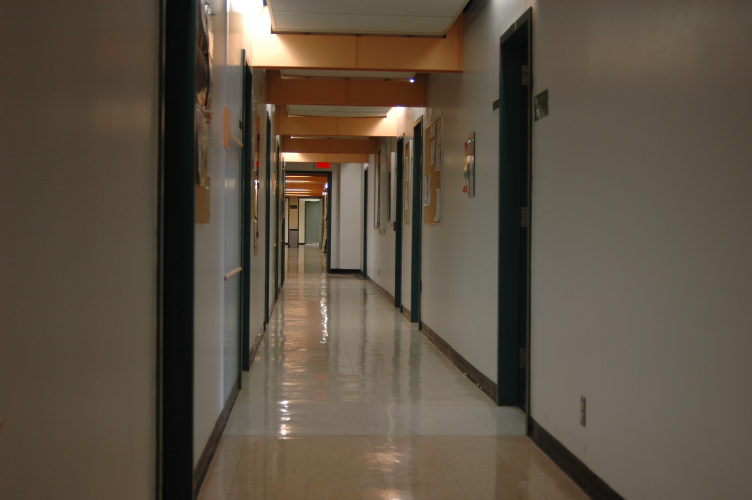
#> input picture A4/Q4/hallway1.jpg, 1504 x 1000 px (shown at 1/2 size); its folder holds 3 pictures in this run
$ python q4.py
#> lines starting #> are read from the running program, lines starting #| are printed output that depends on the picture
import cv2
import numpy as np
from numpy import linalg as LA
import matplotlib.pyplot as plt
import mplcursors


# [37 lines left out: function get_points_selected, not called in this run]


def show_points(img1, img2, points_1, points_2):
    fig = plt.figure(figsize=(12, 4), constrained_layout=True)
    ax = [None for _ in range(2)]

    ax[0] = fig.add_subplot(1, 2, 1)
    ax[0].imshow(img1, cmap='gray')
    for point in points_1:
        ax[0].plot(point[0], point[1], 'rs')

    ax[1] = fig.add_subplot(1, 2, 2)
    ax[1].imshow(img2, cmap='gray')
    for point in points_2:
        ax[1].plot(point[0], point[1], 'rs')
    plt.show()


def matrix_for_point(point1, point2):
    '''Given a pair of point, produce a 2 x 9 matrix.
        x, y, 1, 0, 0, 0, -x'x, -x'y, -x'
        0, 0, 0, x, y, 1, -y'x, -y'y, -y'
    '''
    # return the matrix A based on formula
    res = np.array([[point1[0], point1[1], 1, 0, 0, 0, -point2[0] * point1[0], -point2[0] * point1[1], -point2[0]],
                    [0, 0, 0, point1[0], point1[1], 1, -point2[1] * point1[0], -point2[1] * point1[1], -point2[1]]])
    return res


def calculate_homography_matrix(points_1, points_2):
    '''Given two groups of points to estimate h matrix
    '''
    # Make sure that the number of points in 2 groups are the same
    assert len(points_1) == len(points_2), "Number of points must be the same"
    length = len(points_1)
    # Stack the matrix vertically
    A_matrix = np.array([[]]).reshape((0, 9))
    for i in range(length):
        point_matrix = matrix_for_point(points_1[i], points_2[i])
        A_matrix = np.vstack((A_matrix, point_matrix))
    # Get the eigenvector associated with the smallest eigenvalue
    m = np.matmul(A_matrix.T, A_matrix)
    w, v = LA.eig(m)
    smallest_index = np.argmin(np.abs(w))
    # Get the eigenvector of the smallest eigenvalue
    h = v[:, smallest_index].reshape((3, 3))
    return h


def illustrate_effect(shape_1, m):
    h, w = shape_1

    white = np.zeros((h * 2, w * 2), dtype=np.uint8)
    white[250: 250 + h, 500: 500 + w] = 255
    warped = cv2.warpPerspective(white, m, (w * 2, h * 2))
    fig = plt.figure(figsize=(12, 4), constrained_layout=True)
    ax = [None for _ in range(2)]

    ax[0] = fig.add_subplot(1, 2, 1)
    ax[0].imshow(white, cmap='gray')

    ax[1] = fig.add_subplot(1, 2, 2)
    ax[1].imshow(warped, cmap='gray')
    plt.show()


def homogeneous_transformation(points, h):
    '''Given a list of points, return the points after
        homogeneous transformation
    '''
    result_point = []
    for point in points:
        assert len(point) == 2, "Point has to be defined in 2D"
        # Use formula from slide to calculate the value of (x, y)
        # after homogeneous transformation
        x = (h[0][0] * point[0] + h[0][1] * point[1] + h[0][2]) / \
            (h[2][0] * point[0] + h[2][1] * point[1] + h[2][2])
        y = (h[1][0] * point[0] + h[1][1] * point[1] + h[1][2]) / \
            (h[2][0] * point[0] + h[2][1] * point[1] + h[2][2])
        result_point.append([int(round(x)), int(round(y))])
    return result_point


def image_transformation(image1, image2, h):
    height, width = image1.shape[0] * 2, image1.shape[1] * 2

    result_image = np.zeros((height, width, 3), dtype=np.int32)
    # Add some offset to image so every point will appear
    points_cord = [[x, y] for y in range(-500, height - 500)
                   for x in range(-750, width - 750)]
    # Store the coordinates after applying homogeneous
    result_points = np.array(homogeneous_transformation(points_cord, h))

    for i, point in enumerate(result_points):
        if 0 <= point[0] < image2.shape[1] and 0 <= point[1] < image2.shape[0]:
            # If in range, set the Green and Blue channel to be image 2
            result_image[i // width][i % width][1] = image2[point[1]][point[0]]
            result_image[i // width][i % width][2] = image2[point[1]][point[0]]
    # Set the Red channel to be image 1
    result_image[500: image1.shape[0] + 500,
                 750: image1.shape[1] + 750, 0] = image1

    plt.imshow(result_image)
    plt.show()
    return result_image


if __name__ == '__main__':

    #  =======  part2 Q4 ==========
    images = {'A': (1, 2), 'B': (1, 3), 'C': (1, 3)}
    # Cases can be defined here
    case = 'C'
    id1, id2 = images[case][0], images[case][1]
    # Read two images based on case
    image1 = cv2.imread(f'./Q4/hallway{id1}.jpg')
#> image1 is the input picture: shape (1000, 1504, 3); mean B, G, R 66.7, 81.1, 92.2
    image1 = cv2.cvtColor(image1, cv2.COLOR_BGR2RGB)
    gray1 = cv2.cvtColor(image1, cv2.COLOR_RGB2GRAY)
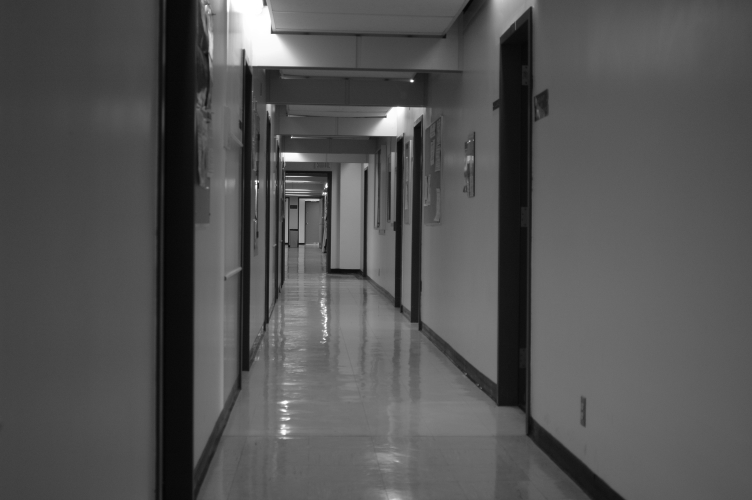
#> gray1: shape (1000, 1504) (shown at 1/2 size); min 2, max 255, mean 82.8

    image2 = cv2.imread(f'./Q4/hallway{id2}.jpg')
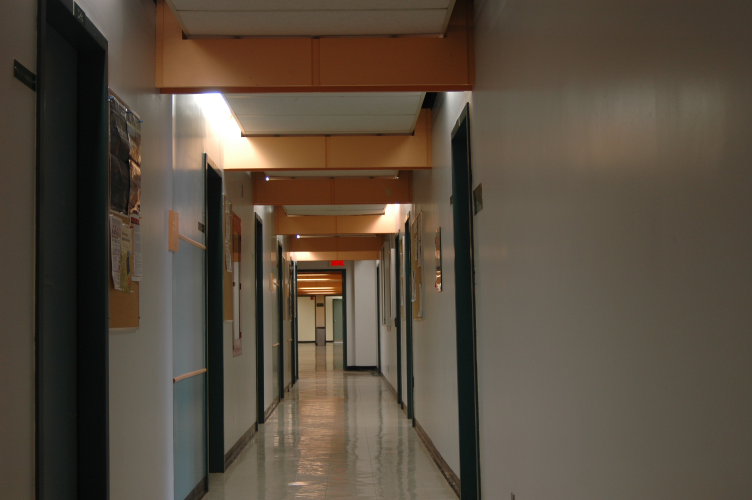
#> input picture A4/Q4/hallway3.jpg, 1504 x 1000 px (shown at 1/2 size)
#> image2 is the input picture: shape (1000, 1504, 3); mean B, G, R 62.5, 76.2, 87.9
    image2 = cv2.cvtColor(image2, cv2.COLOR_BGR2RGB)
    gray2 = cv2.cvtColor(image2, cv2.COLOR_RGB2GRAY)
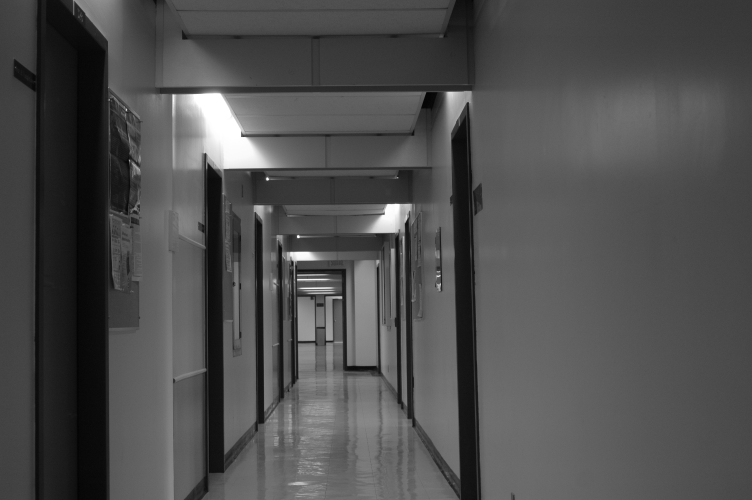
#> gray2: shape (1000, 1504) (shown at 1/2 size); min 1, max 255, mean 78.1
    # Uncomment the line 168 and comment lines 169 - 179 to select points manually
    # points_1, points_2 = get_points_selected(gray1, gray2)
    if case == 'A':
        points_1 = [[821, 645], [950, 263], [
            886, 231], [926, 141], [1097, 230]]
        points_2 = [[700, 967], [807, 577], [742, 548], [777, 458], [948, 539]]
    elif case == 'B':
        points_1 = [[1069, 14], [1098, 177], [
            851, 462], [786, 587], [739, 374]]
        points_2 = [[940, 207], [965, 366], [830, 650], [791, 777], [761, 567]]
    elif case == 'C':
        points_1 = [[997, 820], [821, 648], [501, 751], [571, 563], [657, 545]]
        points_2 = [[922, 997], [817, 844], [449, 950], [595, 766], [693, 739]]

    print(f'selected points for figure 1 are {points_1}')
    print(f'selected points for figure 2 are {points_2}')
    show_points(gray1, gray2, points_1, points_2)
#> in show_points, `plt.show()`:
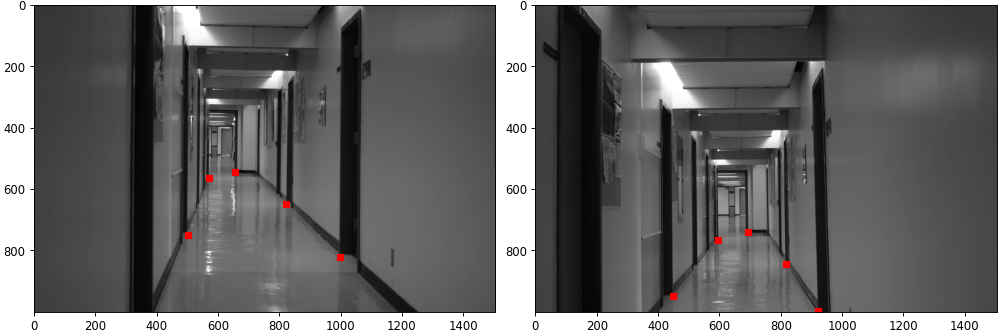
#> figure drawn by matplotlib, 2 panels

    h = calculate_homography_matrix(points_1, points_2)
    print(f'h is {h}')

    result_points = homogeneous_transformation(points_1, h)

    illustrate_effect(gray1.shape, h)
#> in illustrate_effect, `plt.show()`:
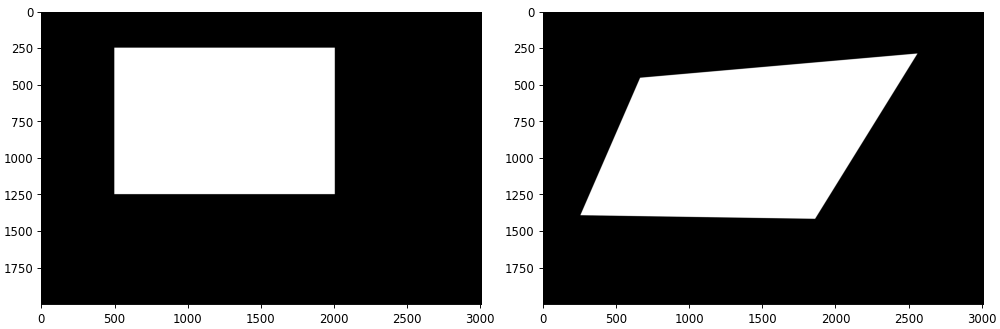
#> figure drawn by matplotlib, 2 panels

    image2_copy = image2.copy()

    # Draw rectangle on image
    for i in range(len(result_points)):
        x, y = result_points[i][0], result_points[i][1]
        cv2.rectangle(image2_copy, (x - 15, y - 15),
                      (x + 15, y + 15), (0, 255, 0), 3)
        x, y = points_2[i][0], points_2[i][1]
        cv2.rectangle(image2_copy, (x - 10, y - 10),
                      (x + 10, y + 10), (255, 0, 0), 3)
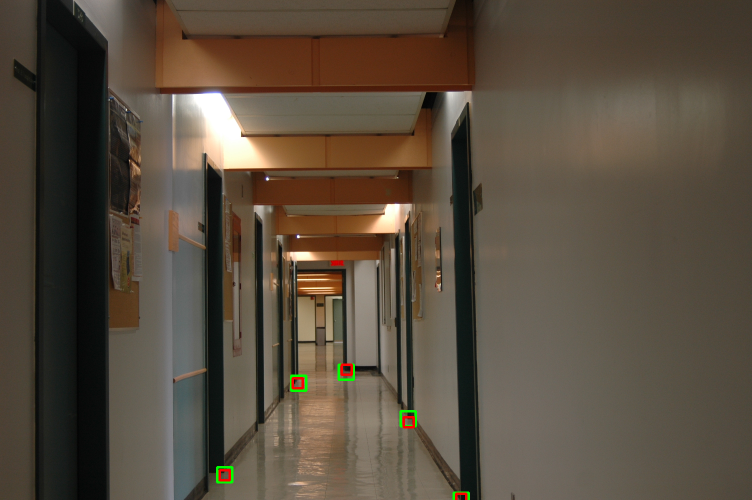
#> image2_copy: shape (1000, 1504, 3) (shown at 1/2 size); mean R, G, B 87.9, 76.4, 62.3
    plt.imshow(image2_copy)
    plt.show()
    result_image = image_transformation(gray1, gray2, h)
#> (the run stopped early here; a loop or call above may not have finished)
